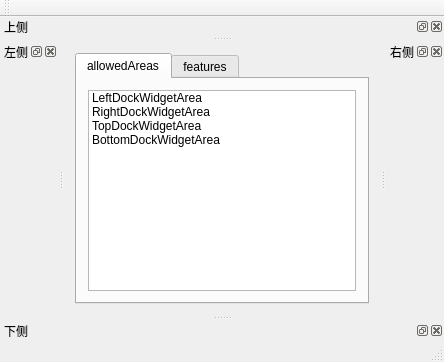
<?xml version="1.0" encoding="UTF-8"?>
<ui version="4.0">
 <class>DockClass</class>
 <widget class="QMainWindow" name="DockClass">
  <property name="geometry">
   <rect>
    <x>0</x>
    <y>0</y>
    <width>444</width>
    <height>362</height>
   </rect>
  </property>
  <property name="windowTitle">
   <string>DockClass</string>
  </property>
  <widget class="QWidget" name="centralWidget">
   <layout class="QVBoxLayout" name="verticalLayout">
    <item>
     <widget class="QTabWidget" name="tabWidget">
      <property name="currentIndex">
       <number>0</number>
      </property>
      <widget class="QWidget" name="tab">
       <attribute name="title">
        <string>allowedAreas</string>
       </attribute>
       <layout class="QVBoxLayout" name="verticalLayout_2">
        <item>
         <widget class="QListWidget" name="listWidget_areas">
          <item>
           <property name="text">
            <string>LeftDockWidgetArea </string>
           </property>
           <property name="checkState">
            <enum>Unchecked</enum>
           </property>
          </item>
          <item>
           <property name="text">
            <string>RightDockWidgetArea</string>
           </property>
           <property name="checkState">
            <enum>Unchecked</enum>
           </property>
          </item>
          <item>
           <property name="text">
            <string>TopDockWidgetArea</string>
           </property>
           <property name="checkState">
            <enum>Unchecked</enum>
           </property>
          </item>
          <item>
           <property name="text">
            <string>BottomDockWidgetArea</string>
           </property>
           <property name="checkState">
            <enum>Unchecked</enum>
           </property>
          </item>
         </widget>
        </item>
       </layout>
      </widget>
      <widget class="QWidget" name="tab_2">
       <attribute name="title">
        <string>features</string>
       </attribute>
       <layout class="QVBoxLayout" name="verticalLayout_3">
        <item>
         <widget class="QListWidget" name="listWidget_features">
          <item>
           <property name="text">
            <string>DockWidgetClosable</string>
           </property>
           <property name="checkState">
            <enum>Unchecked</enum>
           </property>
          </item>
          <item>
           <property name="text">
            <string>DockWidgetMovable</string>
           </property>
           <property name="checkState">
            <enum>Unchecked</enum>
           </property>
          </item>
          <item>
           <property name="text">
            <string>DockWidgetFloatable</string>
           </property>
           <property name="checkState">
            <enum>Unchecked</enum>
           </property>
          </item>
          <item>
           <property name="text">
            <string>DockWidgetVerticalTitleBar</string>
           </property>
           <property name="checkState">
            <enum>Unchecked</enum>
           </property>
          </item>
         </widget>
        </item>
       </layout>
      </widget>
     </widget>
    </item>
   </layout>
  </widget>
  <widget class="QMenuBar" name="menuBar">
   <property name="geometry">
    <rect>
     <x>0</x>
     <y>0</y>
     <width>444</width>
     <height>23</height>
    </rect>
   </property>
  </widget>
  <widget class="QToolBar" name="mainToolBar">
   <attribute name="toolBarArea">
    <enum>TopToolBarArea</enum>
   </attribute>
   <attribute name="toolBarBreak">
    <bool>false</bool>
   </attribute>
  </widget>
  <widget class="QStatusBar" name="statusBar"/>
  <widget class="QDockWidget" name="dock_left">
   <property name="windowTitle">
    <string>左侧</string>
   </property>
   <attribute name="dockWidgetArea">
    <number>1</number>
   </attribute>
   <widget class="QWidget" name="dockWidgetContents"/>
  </widget>
  <widget class="QDockWidget" name="dock_right">
   <property name="windowTitle">
    <string>右侧</string>
   </property>
   <attribute name="dockWidgetArea">
    <number>2</number>
   </attribute>
   <widget class="QWidget" name="dockWidgetContents_3"/>
  </widget>
  <widget class="QDockWidget" name="dock_top">
   <property name="windowTitle">
    <string>上侧</string>
   </property>
   <attribute name="dockWidgetArea">
    <number>4</number>
   </attribute>
   <widget class="QWidget" name="dockWidgetContents_4"/>
  </widget>
  <widget class="QDockWidget" name="dock_bottom">
   <property name="windowTitle">
    <string>下侧</string>
   </property>
   <attribute name="dockWidgetArea">
    <number>8</number>
   </attribute>
   <widget class="QWidget" name="dockWidgetContents_5"/>
  </widget>
 </widget>
 <layoutdefault spacing="6" margin="11"/>
 <resources/>
 <connections/>
</ui>
